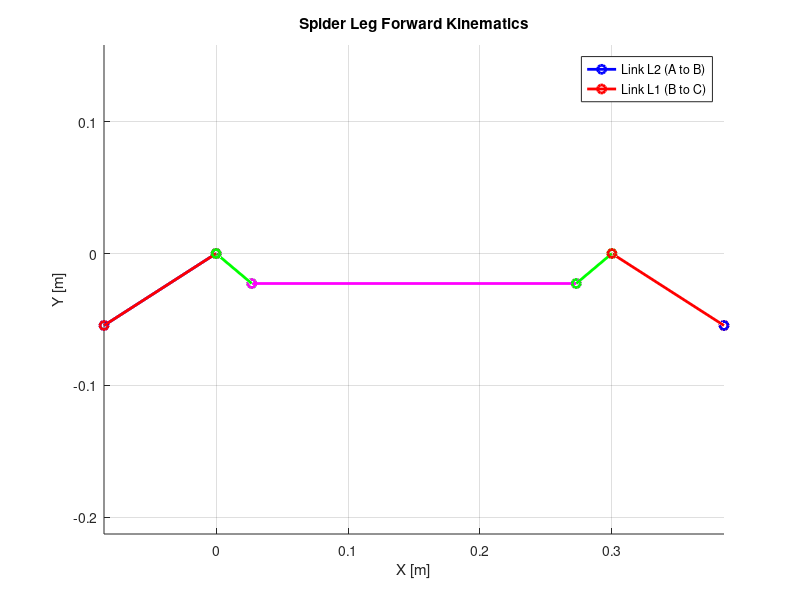

Write MATLAB code to recreate this figure.
clc;
clear all;
close all;
%% Forward kinematics of spider, closing the loop
%% Calculating the workspace in 3D
%Dimensions in mm
L1 = 0.12;  % Proximal Leg
L2 = 0.12;  % Distal Leg
LT = 0.05; %Axis in different direction
LC = 0.2; %Length of center solid
LFixed = LT+LC+LT;

%Left side
q_1LBX = 1;
q_1LBZ = 1;
q_2LBX = 0;
q_3LBX = 1;
q_ZLB = -1;
%Right side
q_1RBX = 1;
q_1RBZ = 1;
q_2RBX = 0;
q_3RBX = 1;
q_ZRB = -1;


A = [0;0;0]; %Point A
B = A + L2*[-sin(q_1LBX)*sin(q_1LBZ); -sin(q_1LBX)*cos(q_1LBZ); cos(q_1LBX)];
C = B + L1*[sin(q_1LBX+q_2LBX)*sin(q_1LBZ); sin(q_1LBX+q_2LBX)*(cos(q_1LBZ)); cos(q_1LBX+q_2LBX)];
D = C + LT*[cos(q_1LBZ);-cos(q_1LBX+q_2LBX)*sin(q_1LBZ);-sin(q_1LBX+q_2LBX)*sin(q_1LBZ)];


H = [LFixed;0;0]; %Point H
G = H + L2*[sin(q_1RBX)*sin(q_1RBZ); -sin(q_1RBX)*cos(q_1RBZ); cos(q_1RBX)];
F = G + L1*[-sin(q_1RBX+q_2RBX)*sin(q_1RBZ); sin(q_1RBX+q_2RBX)*(cos(q_1RBZ)); cos(q_1RBX+q_2RBX)];
E = F + LT*[-cos(q_1RBZ);-cos(q_1RBX+q_2RBX)*sin(q_1RBZ);-sin(q_1RBX+q_2RBX)*sin(q_1RBZ)];
% Plotting the lines from A to B and B to C
figure;
hold on;
grid on;
axis equal;
xlabel('X [m]');
ylabel('Y [m]');
zlabel('Z [m]');
title('Spider Leg Forward Kinematics');


%% Closing the loop
func = @(theta) norm(A + L1 * [cos(theta1), sin(theta1)] + L2 * [cos(theta1 + theta(1)), sin(theta1 + theta(1))] - F - L5 * [cos(theta6), sin(theta6)] - L4 * [cos(theta6 + theta(2)), sin(theta6 + theta(2))]) - L3;

% Line from A to B
plot3([A(1) B(1)], [A(2) B(2)], [A(3) B(3)], 'b-o', 'LineWidth', 2);

% Line from B to C
plot3([B(1) C(1)], [B(2) C(2)], [B(3) C(3)], 'r-o', 'LineWidth', 2);

%Line from C to D
plot3([C(1) D(1)], [C(2) D(2)], [C(3) D(3)], 'g-o', 'LineWidth', 2);

%Line from D to E
plot3([D(1) E(1)], [D(2) E(2)], [D(3) E(3)], 'm-o', 'LineWidth', 2);

% Line from E to F
plot3([E(1) F(1)], [E(2) F(2)], [E(3) F(3)], 'g-o', 'LineWidth', 2);

% Line from F to G
plot3([F(1) G(1)], [F(2) G(2)], [F(3) G(3)], 'r-o', 'LineWidth', 2);

% Line from G to H
plot3([G(1) H(1)], [G(2) H(2)], [G(3) H(3)], 'b-o', 'LineWidth', 2);
legend('Link L2 (A to B)', 'Link L1 (B to C)');

%%Closing the loop automatically


